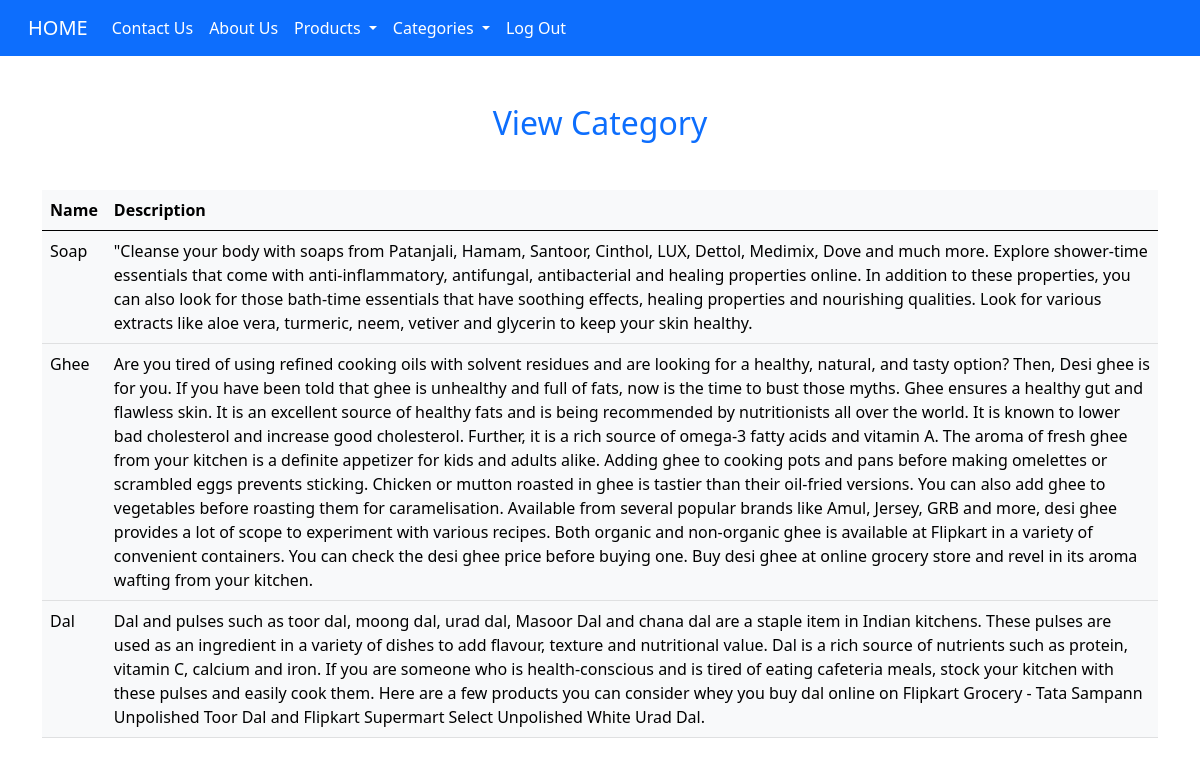
The app's page /Merchant/viewcategory (signed in), older data.
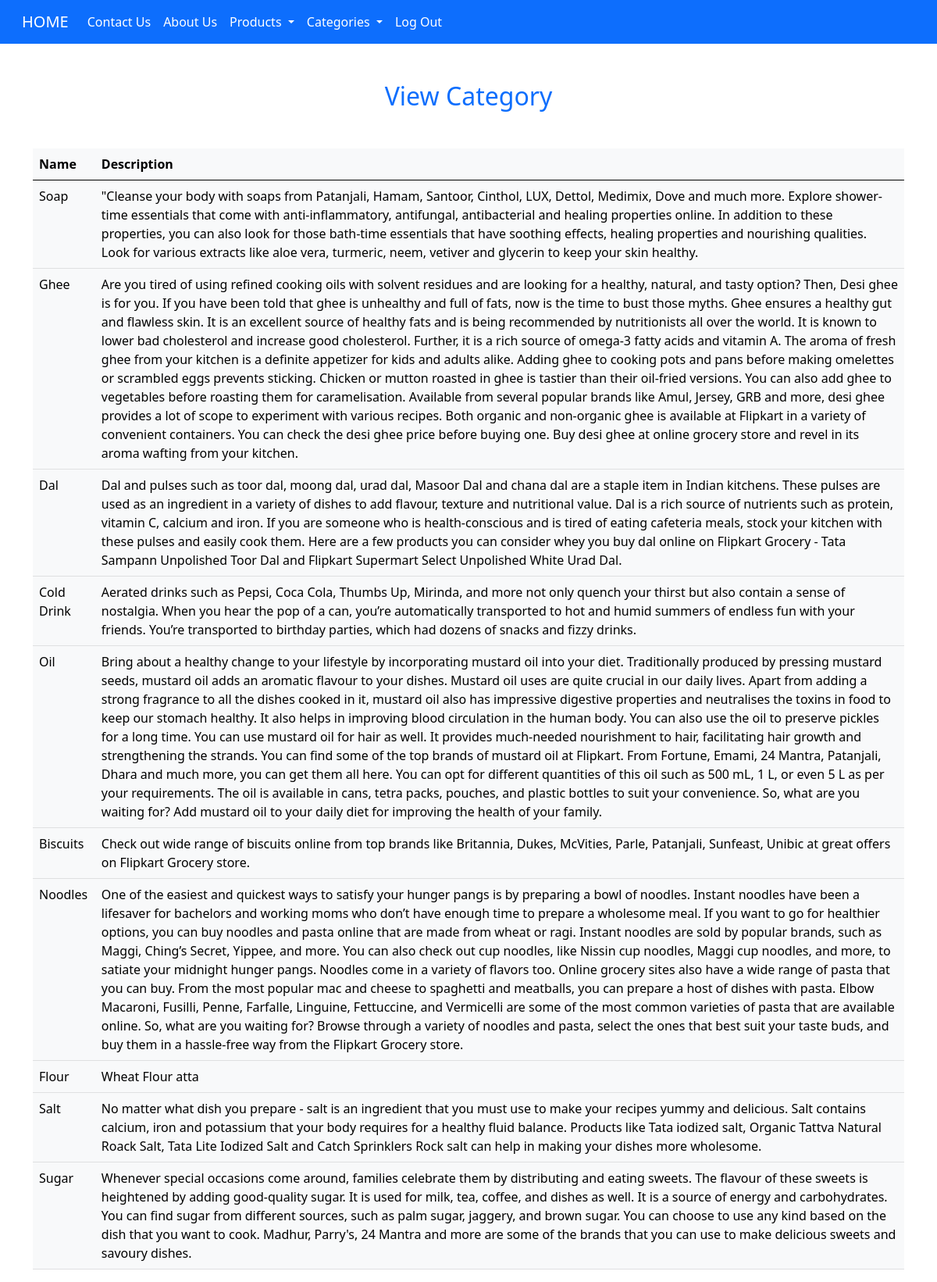
The same page, newer data.
### Merchant/models.py (models this page shows, shortened)
class Category(models.Model):
    name = models.CharField(max_length=255)
    desc = models.TextField()
    class Meta:
        db_table = 'category'
        verbose_name_plural = 'categories'

### Merchant/views.py (the view)
# urls.py: path("viewcategory", viewcategory, name="viewcategory"),
def viewcategory(request):
    if 'merchant' in request.session:
        viewcategory = Category.objects.all()
        return render(request, 'viewCategory.html',
                      {'pageTitle': viewcategory, 'viewcategory': viewcategory})
    else:
        return redirect('merchant_login')

### templates/viewCategory.html (shortened to what this page needs)
{% extends 'layout.html' %}
{% load static %}
{% block maincontent %}
    <div class="container">
        <h2 class="text-center my-5 text-primary">View Category</h2>
        <table class="table table-hover table-light">
            <thead>
            <tr>
                <th>Name</th>
                <th>Description</th>
            </tr>
            </thead>
            <tbody>
            {% for i in viewcategory %}
                <tr>
                    <td>{{ i.name }}</td>
                    <td>{{ i.desc }}</td>
                </tr>
            {% endfor %}
            </tbody>
        </table>
    </div>
{% endblock %}

Row changes from the older to the newer data that the page shows:
added Category: name "Cold Drink", desc "Aerated drinks such as Pepsi, Coca Cola, Thumbs Up, Mirinda, and more not only quench your thirst but also contain a sense of nostalgia. When you hear the pop of a can, you’re automatically transported to hot and humid summers of endless fun with your friends. You’re transported to birthday parties, which had dozens of snacks and fizzy drinks."
added Category: name "Oil", desc "Bring about a healthy change to your lifestyle by incorporating mustard oil into your diet. Traditionally produced by pressing mustard seeds, mustard oil adds an aromatic flavour to your dishes. Mustard oil uses are quite crucial in our daily lives. Apart from adding a strong fragrance to all the dishes cooked in it, mustard oil also has impressive digestive properties and neutralises the toxins in food to keep our stomach healthy. It also helps in improving blood circulation in the human body. You can also use the oil to preserve pickles for a long time. You can use mustard oil for hair as well. It provides much-needed nourishment to hair, facilitating hair growth and strengthening the…"
added Category: name "Biscuits", desc "Check out wide range of biscuits online from top brands like Britannia, Dukes, McVities, Parle, Patanjali, Sunfeast, Unibic at great offers on Flipkart Grocery store."
added Category: name "Noodles", desc "One of the easiest and quickest ways to satisfy your hunger pangs is by preparing a bowl of noodles. Instant noodles have been a lifesaver for bachelors and working moms who don’t have enough time to prepare a wholesome meal. If you want to go for healthier options, you can buy noodles and pasta online that are made from wheat or ragi. Instant noodles are sold by popular brands, such as Maggi, Ching’s Secret, Yippee, and more. You can also check out cup noodles, like Nissin cup noodles, Maggi cup noodles, and more, to satiate your midnight hunger pangs. Noodles come in a variety of flavors too. Online grocery sites also have a wide range of pasta that you can buy. From the most popular mac…"
added Category: name "Flour", desc "Wheat Flour atta"
added Category: name "Salt", desc "No matter what dish you prepare - salt is an ingredient that you must use to make your recipes yummy and delicious. Salt contains calcium, iron and potassium that your body requires for a healthy fluid balance. Products like Tata iodized salt, Organic Tattva Natural Roack Salt, Tata Lite Iodized Salt and Catch Sprinklers Rock salt can help in making your dishes more wholesome."
added Category: name "Sugar", desc "Whenever special occasions come around, families celebrate them by distributing and eating sweets. The flavour of these sweets is heightened by adding good-quality sugar. It is used for milk, tea, coffee, and dishes as well. It is a source of energy and carbohydrates. You can find sugar from different sources, such as palm sugar, jaggery, and brown sugar. You can choose to use any kind based on the dish that you want to cook. Madhur, Parry's, 24 Mantra and more are some of the brands that you can use to make delicious sweets and savoury dishes."
